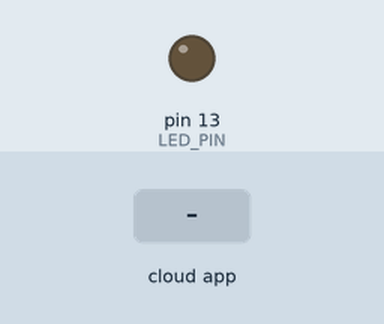
This sketch was run on a simulated Arduino Uno, built with avr-gcc and run on an emulated ATmega328P. Parts: output pins drawn as LEDs (lit = HIGH). Inputs (shaded band) come from the test bench. The ROS host is connected and sends only what is stated.

Above: at 1.2 s.
1.3 s: the phone or cloud app sets toggle_led to 0
At 2.4 s:
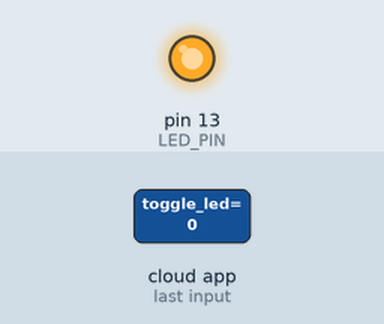
2.8 s: the phone or cloud app sets toggle_led to 1
At 3.5 s:
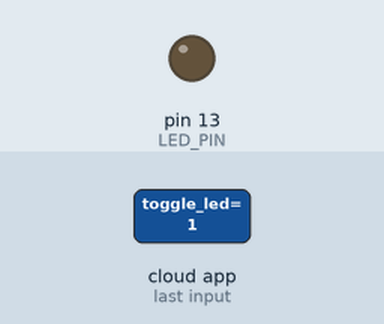
Timing chart, 0 to 5.8 s (numbered marks = the images above; inputs shaded):
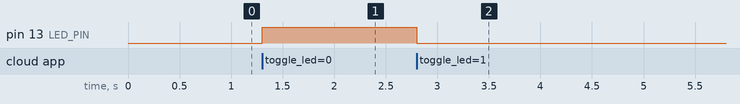

Measured:
- after the input at 1.3 s, pin 13 (LED_PIN): LOW → HIGH at once
- after the input at 2.8 s, pin 13 (LED_PIN): HIGH → LOW at once

The sketch:

sketch.ino
```cpp
#include <ros.h>
#include <std_msgs/Empty.h>
#define LED_PIN 13

ros::NodeHandle nh;

void messageCb(const std_msgs::Empty &toggle_msg) {
    digitalWrite(LED_PIN, HIGH - digitalRead(LED_PIN)); //   toggle the LED
}

ros::Subscriber<std_msgs::Empty> sub("toggle_led", &messageCb);

void setup() {
    pinMode(LED_PIN, OUTPUT);
    nh.initNode();
    nh.subscribe(sub);
}

void loop() {
    nh.spinOnce();
    delay(1);
}
```
